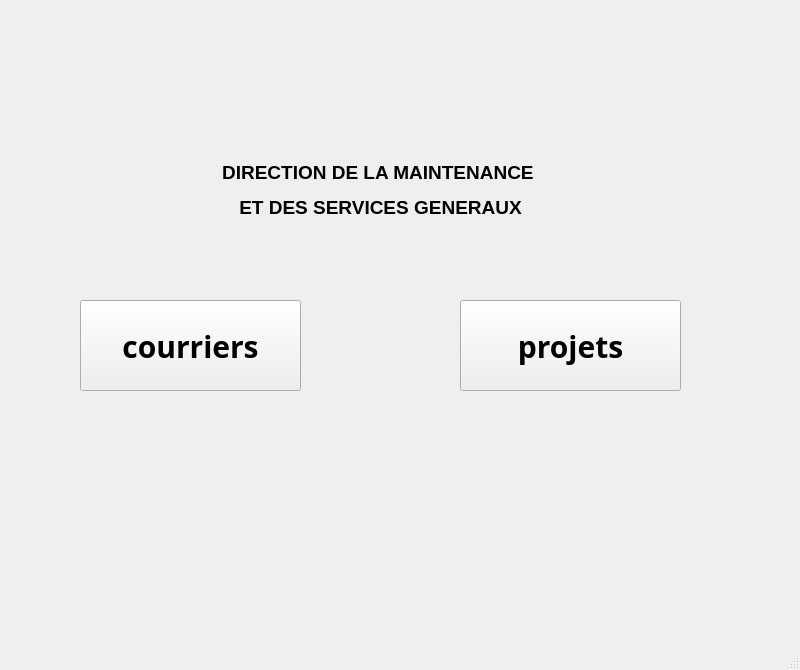
<?xml version="1.0" encoding="UTF-8"?>
<ui version="4.0">
 <class>MainWindow</class>
 <widget class="QMainWindow" name="MainWindow">
  <property name="geometry">
   <rect>
    <x>0</x>
    <y>0</y>
    <width>800</width>
    <height>670</height>
   </rect>
  </property>
  <property name="font">
   <font>
    <family>Bahnschrift SemiBold</family>
    <weight>75</weight>
    <bold>true</bold>
   </font>
  </property>
  <property name="windowTitle">
   <string>MainWindow</string>
  </property>
  <widget class="QWidget" name="centralwidget">
   <widget class="QPushButton" name="bcour">
    <property name="geometry">
     <rect>
      <x>80</x>
      <y>300</y>
      <width>221</width>
      <height>91</height>
     </rect>
    </property>
    <property name="styleSheet">
     <string notr="true">QPushButton {
    font-size: 30px;
}
</string>
    </property>
    <property name="text">
     <string>courriers</string>
    </property>
   </widget>
   <widget class="QPushButton" name="bproj">
    <property name="geometry">
     <rect>
      <x>460</x>
      <y>300</y>
      <width>221</width>
      <height>91</height>
     </rect>
    </property>
    <property name="styleSheet">
     <string notr="true">QPushButton {
    font-size: 30px;
}
</string>
    </property>
    <property name="text">
     <string>projets</string>
    </property>
   </widget>
   <widget class="QLabel" name="label_ctgb">
    <property name="geometry">
     <rect>
      <x>690</x>
      <y>0</y>
      <width>101</width>
      <height>101</height>
     </rect>
    </property>
    <property name="text">
     <string/>
    </property>
    <property name="pixmap">
     <pixmap resource="images.qrc">:/logo/ctgb.jpg</pixmap>
    </property>
    <property name="scaledContents">
     <bool>true</bool>
    </property>
   </widget>
   <widget class="QLabel" name="label_msp">
    <property name="geometry">
     <rect>
      <x>0</x>
      <y>20</y>
      <width>181</width>
      <height>61</height>
     </rect>
    </property>
    <property name="text">
     <string/>
    </property>
    <property name="pixmap">
     <pixmap resource="images.qrc">:/logo/msp.jpg</pixmap>
    </property>
    <property name="scaledContents">
     <bool>true</bool>
    </property>
   </widget>
   <widget class="QLabel" name="label">
    <property name="geometry">
     <rect>
      <x>180</x>
      <y>130</y>
      <width>401</width>
      <height>121</height>
     </rect>
    </property>
    <property name="font">
     <font>
      <family>Arial</family>
      <weight>50</weight>
      <bold>false</bold>
     </font>
    </property>
    <property name="text">
     <string>&lt;html&gt;&lt;head/&gt;&lt;body&gt;&lt;p align=&quot;center&quot;&gt;&lt;span style=&quot; font-size:14pt; font-weight:600;&quot;&gt;DIRECTION DE LA MAINTENANCE &lt;/span&gt;&lt;/p&gt;&lt;p align=&quot;center&quot;&gt;&lt;span style=&quot; font-size:14pt; font-weight:600;&quot;&gt;ET DES SERVICES GENERAUX&lt;/span&gt;&lt;/p&gt;&lt;/body&gt;&lt;/html&gt;</string>
    </property>
   </widget>
  </widget>
  <widget class="QMenuBar" name="menubar">
   <property name="geometry">
    <rect>
     <x>0</x>
     <y>0</y>
     <width>800</width>
     <height>24</height>
    </rect>
   </property>
  </widget>
  <widget class="QStatusBar" name="statusbar"/>
 </widget>
 <resources>
  <include location="images.qrc"/>
 </resources>
 <connections/>
</ui>
